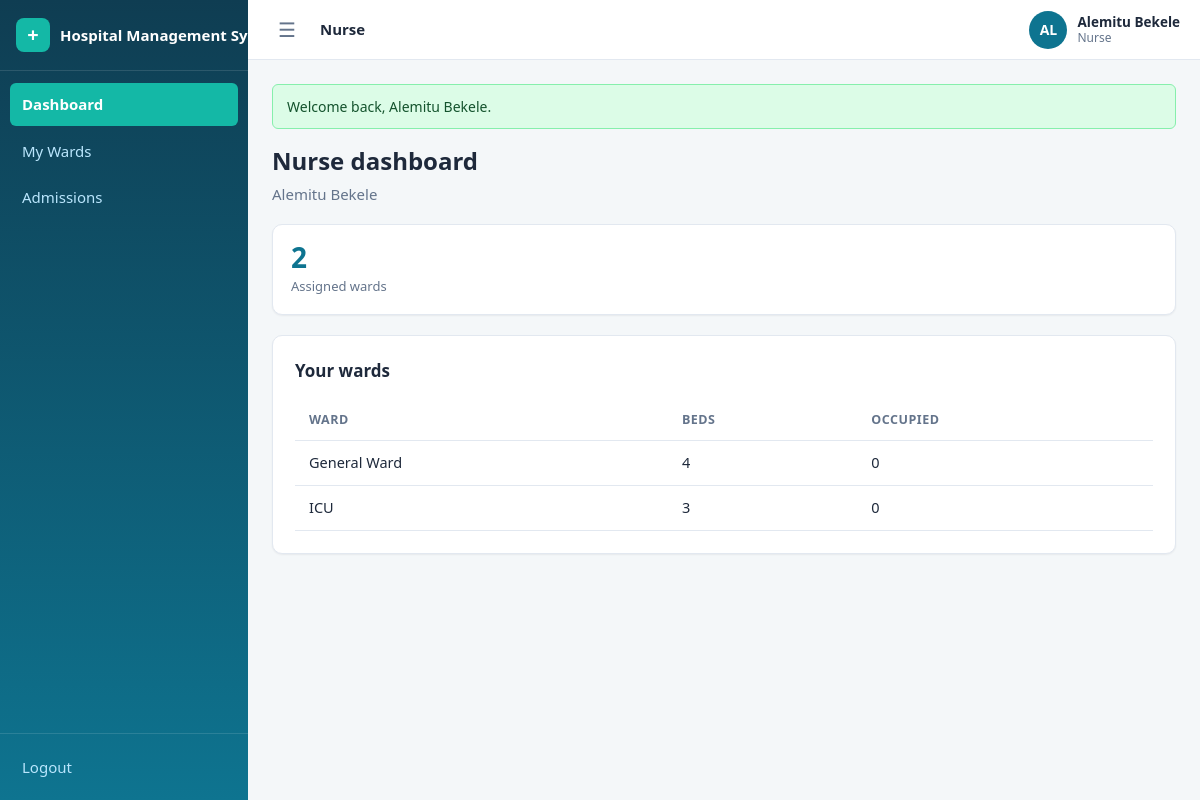
/nurse (signed in), run on the app's committed database.
### tables this page shows
CREATE TABLE IF NOT EXISTS nurses (
    id          INT UNSIGNED AUTO_INCREMENT PRIMARY KEY,
    user_id     INT UNSIGNED NOT NULL,
    created_at  TIMESTAMP NOT NULL DEFAULT CURRENT_TIMESTAMP,
    UNIQUE KEY uq_nurses_user (user_id),
    CONSTRAINT fk_nurses_user FOREIGN KEY (user_id) REFERENCES users(id) ON DELETE CASCADE
);

CREATE TABLE IF NOT EXISTS users (
    id             INT UNSIGNED AUTO_INCREMENT PRIMARY KEY,
    role           ENUM('admin','doctor','receptionist','patient','nurse','pharmacist','lab_technician') NOT NULL,
    name           VARCHAR(100) NOT NULL,
    email          VARCHAR(150) NOT NULL,
    password       VARCHAR(255) NOT NULL,
    phone          VARCHAR(30)  DEFAULT NULL,
    photo          VARCHAR(255) DEFAULT NULL,
    status         ENUM('active','inactive') NOT NULL DEFAULT 'active',
    last_login_at  DATETIME DEFAULT NULL,
    created_at     TIMESTAMP NOT NULL DEFAULT CURRENT_TIMESTAMP,
    updated_at     TIMESTAMP NOT NULL DEFAULT CURRENT_TIMESTAMP ON UPDATE CURRENT_TIMESTAMP,
    UNIQUE KEY uq_users_email (email)
);

CREATE TABLE IF NOT EXISTS wards (
    id          INT UNSIGNED AUTO_INCREMENT PRIMARY KEY,
    name        VARCHAR(100) NOT NULL,
    description TEXT DEFAULT NULL,
    created_at  TIMESTAMP NOT NULL DEFAULT CURRENT_TIMESTAMP,
    updated_at  TIMESTAMP NOT NULL DEFAULT CURRENT_TIMESTAMP ON UPDATE CURRENT_TIMESTAMP,
    UNIQUE KEY uq_wards_name (name)
);

### config/helpers.php (called while the page is built, shortened)
<?php
function e($value): string
{
    return htmlspecialchars((string) $value, ENT_QUOTES, 'UTF-8');
}
function url(string $path = ''): string
{
    return BASE_URL . '/' . ltrim($path, '/');
}
function pull_flashes(): array
{
    $messages = $_SESSION['flash'] ?? [];
    return $messages;
}
function current_user()
{
    return $_SESSION['user'] ?? false;
}
function require_login(): array
{
    $user = current_user();
    return $user;
}
function require_role(string ...$roles): array
{
    $user = require_login();
    return $user;
}
function render_partial(string $view, array $data = []): string
{
    extract($data, EXTR_SKIP);
    require APP_ROOT . '/views/' . $view . '.php';
    return ob_get_clean();
}
function view(string $view, array $data = [], string $layout = 'app'): void
{
    $content = render_partial($view, $data);
    require APP_ROOT . '/views/layouts/' . $layout . '.php';
}

### controllers/DashboardController.php (called while the page is built, shortened)
<?php
class DashboardController
{
    public function nurse(): void
    {
        $user   = require_role('nurse');
        $nurse  = Nurse::findByUserId((int) $user['id']);
        view('nurse/dashboard', [
            'nurse'  => $nurse,
            'wards'  => Nurse::wardsFor((int) $nurse['id']),
        ]);
    }
}

### public/index.php (called while the page is built, shortened)
<?php
require_once __DIR__ . '/../config/config.php';
$method = $_SERVER['REQUEST_METHOD'];
$path   = '/' . trim($_GET['url'] ?? '', '/');
if ($path !== '/') {
    $path = rtrim($path, '/');
}
[$controllerClass, $action, $params] = dispatch($routes, $method, $path);
$controller = new $controllerClass();
call_user_func_array([$controller, $action], [$params]);
function dispatch(array $routes, string $method, string $path): array
{
    foreach ($routes[$method] ?? [] as $pattern => $handler) {
        $params = match_route($pattern, $path);
        if ($params !== null) {
            return [$handler[0], $handler[1], $params];
        }
    }
    exit;
}
function match_route(string $pattern, string $path): ?array
{
    $patternParts = explode('/', trim($pattern, '/'));
    $pathParts    = $path === '/' ? [''] : explode('/', trim($path, '/'));
    $params = [];
    foreach ($patternParts as $i => $segment) {
        if (strlen($segment) > 2 && $segment[0] === '{' && substr($segment, -1) === '}') {
            $key = substr($segment, 1, -1);
            $params[$key] = urldecode($pathParts[$i]);
        } elseif ($segment !== $pathParts[$i]) {
            return null;
        }
    }
    return $params;
}

### config/config.php (called while the page is built, shortened)
<?php
spl_autoload_register(function (string $class): void {
    foreach (['controllers', 'models'] as $dir) {
        $file = APP_ROOT . '/' . $dir . '/' . $class . '.php';
        if (is_file($file)) {
            return;
        }
    }
});
require_once APP_ROOT . '/config/database.php';
function db(): PDO
{
    return Database::getInstance();
}
require_once APP_ROOT . '/config/helpers.php';

### config/database.php (called while the page is built, shortened)
<?php
final class Database
{
    private static ?PDO $instance = null;
    public static function getInstance(): PDO
    {
        if (self::$instance === null) {
            $dsn = 'mysql:host=' . DB_HOST . ';port=' . DB_PORT . ';dbname=' . DB_NAME . ';charset=' . DB_CHARSET;
            try {
                self::$instance = new PDO($dsn, DB_USER, DB_PASS, [
                    PDO::ATTR_ERRMODE            => PDO::ERRMODE_EXCEPTION,
                    PDO::ATTR_DEFAULT_FETCH_MODE => PDO::FETCH_ASSOC,
                    PDO::ATTR_EMULATE_PREPARES   => false,
                ]);
            } catch (PDOException $e) {
                die('Database connection failed: ' . e($e->getMessage()));
            }
        }
        return self::$instance;
    }
}

### models/Nurse.php (called while the page is built, shortened)
<?php
class Nurse
{
    public static function findByUserId(int $userId)
    {
        $stmt = db()->prepare(
            'SELECT n.*, u.name, u.email, u.phone, u.status
             FROM nurses n
             JOIN users u ON u.id = n.user_id
             WHERE n.user_id = ?'
        );
        $stmt->execute([$userId]);
        return $stmt->fetch() ?: false;
    }
    public static function wardsFor(int $nurseId): array
    {
        $stmt = db()->prepare(
            'SELECT w.*, COUNT(b.id) AS bed_count,
                    COALESCE(SUM(b.status = "occupied"), 0) AS occupied_count
             FROM nurse_ward_assignments nwa
             JOIN wards w ON w.id = nwa.ward_id
             LEFT JOIN beds b ON b.ward_id = w.id
             WHERE nwa.nurse_id = ?
             GROUP BY w.id
             ORDER BY w.name'
        );
        $stmt->execute([$nurseId]);
        return $stmt->fetchAll();
    }
}

### views/nurse/dashboard.php (the view)
<h1 class="page-title">Nurse dashboard</h1>
<p class="page-sub text-muted"><?= e($nurse['name']) ?></p>
<div class="stat-grid">
    <?= render_partial('partials/stat-card', ['label' => 'Assigned wards', 'value' => count($wards), 'tone' => 'primary']) ?>
</div>
<?php if ($wards): ?>
    <div class="card mt">
        <h2 class="card-title">Your wards</h2>
        <div class="table-wrap">
            <table class="table">
                <thead>
                    <tr><th>Ward</th><th>Beds</th><th>Occupied</th></tr>
                </thead>
                <tbody>
                    <?php foreach ($wards as $ward): ?>
                        <tr>
                            <td><?= e($ward['name']) ?></td>
                            <td><?= (int) $ward['bed_count'] ?></td>
                            <td><?= (int) $ward['occupied_count'] ?></td>
                        </tr>
                    <?php endforeach; ?>
                </tbody>
            </table>
        </div>
    </div>
<?php else: ?>
    <div class="card mt"><p class="empty-state">You are not assigned to any wards yet.</p></div>
<?php endif; ?>

### views/layouts/app.php (shortened to what this page needs)
<?php
$user    = current_user();
$role    = (string) ($_SESSION['role'] ?? $user['role']);
$current = '/' . trim($_GET['url'] ?? '', '/');
$isRoot  = ($_GET['url'] ?? '') === '' || trim($_GET['url'] ?? '', '/') === 'index.php';
$current = $isRoot ? '/' . $role : $current;
$nav = [];
switch ($role) {
    case 'nurse':
        $nav = [
            'Dashboard'    => '/nurse',
            'My Wards'     => '/nurse/wards',
            'Admissions'   => '/nurse/admissions',
        ];
        break;
}
function nav_active(string $page, string $current): string
{
    if ($page !== '/' && strpos($current . '/', $page . '/') === 0) return ' active';
    return '';
}
$roleLabel = ucfirst($role);
$initials  = strtoupper(substr(preg_replace('/[^A-Za-z ]/', '', $user['name'] ?? 'U'), 0, 2));
?><!DOCTYPE html>
<html lang="en">
<head>
    <link rel="stylesheet" href="<?= url('assets/css/style.css') ?>">
</head>
<body id="app" class="app">
    <aside class="sidebar" id="sidebar">
        <div class="sidebar-brand">
            <span class="brand-mark">+</span>
            <span class="brand-text"><?= e(APP_NAME) ?></span>
        </div>
        <nav class="sidebar-nav">
            <?php foreach ($nav as $label => $href): ?>
                <a class="nav-link<?= nav_active($href, $current) ?>" href="<?= url($href) ?>"><?= e($label) ?></a>
            <?php endforeach; ?>
        </nav>
        <div class="sidebar-footer">
            <a class="nav-link" href="<?= url('/logout') ?>">Logout</a>
        </div>
    </aside>
    <div class="main">
        <header class="topbar">
            <button class="icon-btn" id="sidebarToggle" aria-label="Toggle navigation">&#9776;</button>
            <div class="topbar-title"><?= e($roleLabel) ?></div>
            <div class="topbar-user">
                <span class="avatar" title="<?= e($user['name']) ?>"><?= e($initials) ?></span>
                <span class="user-meta">
                    <span class="user-name"><?= e($user['name']) ?></span>
                    <span class="user-role"><?= e($roleLabel) ?></span>
                </span>
            </div>
        </header>
        <main class="content">
            <?php foreach (pull_flashes() as $flash): ?>
                <div class="alert alert-<?= e($flash['type']) ?>"><?= e($flash['message']) ?></div>
            <?php endforeach; ?>
            <?= $content ?>
        </main>
    </div>
</body>
</html>

### public/assets/css/style.css (style rules this page uses)
:root { --primary: #0e7490; --primary-dark: #155e75; --primary-soft: #ecfeff; --teal: #14b8a6; --teal-dark: #0f766e; --bg: #f4f7f9; --surface: #ffffff; --border: #e2e8f0; --text: #1e293b; --text-muted: #64748b; --ok: #16a34a; --ok-soft: #dcfce7; --warn: #b45309; --warn-soft: #fef3c7; --danger: #dc2626; --danger-soft: #fee2e2; --info: #0369a1; --info-soft: #dbeafe; --radius: 10px; --radius-sm: 6px; --shadow-sm: 0 1px 2px rgba(15, 23, 42, .06); --shadow-md: 0 10px 24px rgba(15, 23, 42, .10); --font: 'Segoe UI', system-ui, -apple-system, sans-serif; --sidebar-w: 248px; --sidebar-coll: 76px; --header-h: 60px; }
* { box-sizing: border-box; }
html, body { margin: 0; padding: 0; font-family: var(--font); color: var(--text); background: var(--bg); font-size: 15px; line-height: 1.5; }
a { color: var(--primary); text-decoration: none; }
.text-muted { color: var(--text-muted); }
.app { display: flex; min-height: 100vh; }
.sidebar { width: var(--sidebar-w); background: linear-gradient(180deg, #0f3d52, #0e7490); color: #e0f2fe; display: flex; flex-direction: column; position: fixed; inset: 0 auto 0 0; z-index: 40; transition: width .2s ease; overflow-x: hidden; }
.sidebar-brand { display: flex; align-items: center; gap: 10px; padding: 18px 16px; border-bottom: 1px solid rgba(255,255,255,.12); white-space: nowrap; }
.brand-mark { flex: 0 0 auto; width: 34px; height: 34px; display: grid; place-items: center; border-radius: 8px; background: var(--teal); color: #fff; font-weight: 700; font-size: 20px; }
.brand-text { font-weight: 600; font-size: 15px; color: #fff; }
.sidebar-nav { flex: 1; padding: 12px 10px; display: flex; flex-direction: column; gap: 4px; }
.nav-link { display: flex; align-items: center; padding: 10px 12px; border-radius: var(--radius-sm); color: #bae6fd; white-space: nowrap; transition: background .15s, color .15s; }
.nav-link.active { background: var(--teal); color: #fff; font-weight: 600; }
.sidebar-footer { padding: 12px 10px; border-top: 1px solid rgba(255,255,255,.12); }
.main { flex: 1; margin-left: var(--sidebar-w); min-width: 0; transition: margin-left .2s ease; }
.topbar { height: var(--header-h); background: var(--surface); border-bottom: 1px solid var(--border); display: flex; align-items: center; gap: 14px; padding: 0 20px; position: sticky; top: 0; z-index: 30; }
.topbar-title { font-weight: 600; }
.topbar-user { margin-left: auto; display: flex; align-items: center; gap: 10px; }
.avatar { width: 38px; height: 38px; border-radius: 50%; background: var(--primary); color: #fff; display: grid; place-items: center; font-weight: 600; font-size: 14px; }
.user-meta { display: flex; flex-direction: column; line-height: 1.25; }
.user-name { font-weight: 600; font-size: 13.5px; }
.user-role { font-size: 12px; color: var(--text-muted); text-transform: capitalize; }
.icon-btn { border: none; background: transparent; font-size: 20px; cursor: pointer; color: var(--text-muted); padding: 6px 10px; border-radius: var(--radius-sm); }
.content { padding: 24px; max-width: 1200px; margin: 0 auto; }
.page-title { font-size: 24px; margin: 0 0 4px; }
.page-sub { margin: 0 0 18px; }
.mt { margin-top: 20px; }
.card { background: var(--surface); border: 1px solid var(--border); border-radius: var(--radius); box-shadow: var(--shadow-sm); padding: 22px; }
.card-title { margin: 0 0 14px; font-size: 17px; }
.stat-grid { display: grid; grid-template-columns: repeat(auto-fit, minmax(170px, 1fr)); gap: 16px; }
.alert { padding: 11px 14px; border-radius: var(--radius-sm); margin-bottom: 14px; font-size: 14px; border: 1px solid transparent; }
.alert-success { background: var(--ok-soft); color: #14532d; border-color: #86efac; }
.table-wrap { overflow-x: auto; margin-top: 16px; }
.table { width: 100%; border-collapse: collapse; font-size: 14.5px; }
.table th, .table td { text-align: left; padding: 11px 14px; border-bottom: 1px solid var(--border); white-space: nowrap; }
.table th { font-size: 12.5px; text-transform: uppercase; letter-spacing: .04em; color: var(--text-muted); }
.avatar, .mini-avatar { border-radius: 50%; object-fit: cover; }

### data on the page
nurses: user.name "AL", user.name "Alemitu Bekele"
wards: name "General Ward", bed_count "4", occupied_count "0"
wards: name "ICU", bed_count "3", occupied_count "0"

### other printed values
APP_NAME "Hospital Management…"
$label "Dashboard"
$label "My Wards"
$label "Admissions"
$roleLabel "Nurse"
$flash['message'] "Welcome back, Alemitu Bekele."
$value "2"
$label "Assigned wards"
